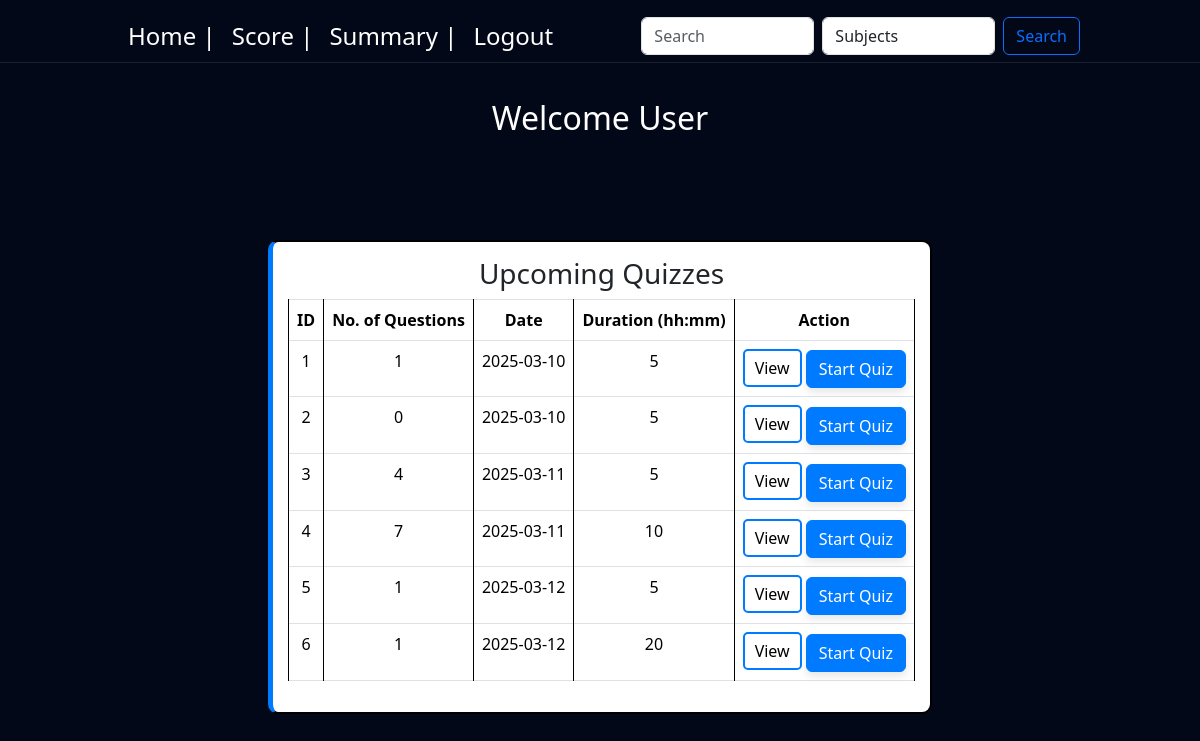
/user_dashboard, run on an earlier commit of the app's database.
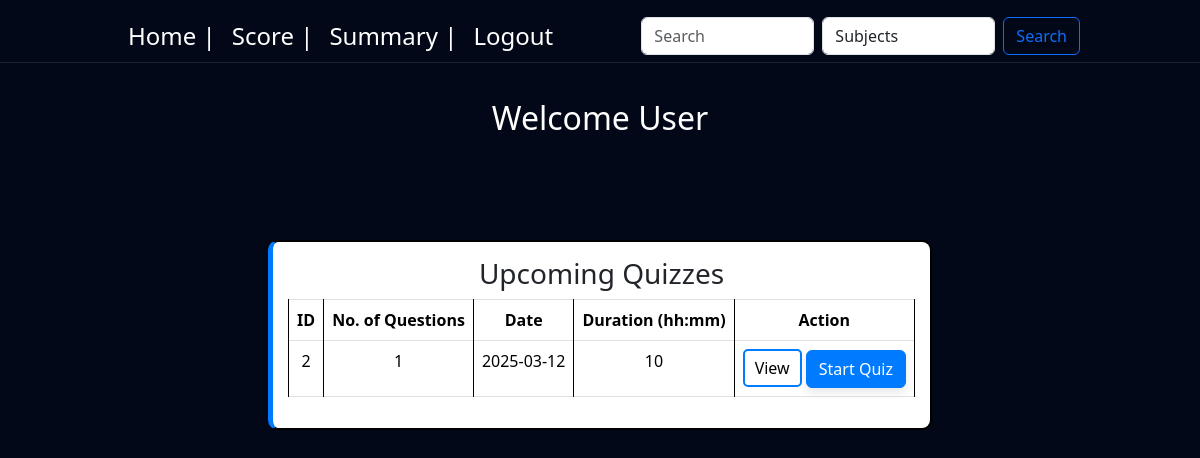
And on a later commit of the database.
### controller/models.py (models this page shows)
class Quiz(db.Model):
    id = db.Column(db.Integer, primary_key=True, autoincrement=True)
    title = db.Column(db.String(255), nullable=False)
    chapter_id = db.Column(db.Integer, db.ForeignKey('chapter.id'), nullable=False)
    date_of_quiz = db.Column(db.Date, nullable=False)
    time_duration = db.Column(db.Integer, nullable=False)
    time_start = db.Column(db.Time, nullable=False)
    remarks = db.Column(db.String(500))
    questions = db.relationship('Question', backref='quiz', lazy=True)
    scores = db.relationship('Score', backref='quiz', lazy=True)

### controller/routes.py (the view)
@app.route('/user_dashboard')
def user_dashboard():
    question_count_subquery = db.session.query(
    Question.quiz_id, func.count(Question.id).label("question_count")
).group_by(Question.quiz_id).subquery()
    quizzes = db.session.query(
        Quiz.id,
        Quiz.title,
        Chapter.name.label("chapter_name"),
        Subject.name.label("subject_name"),
        Quiz.date_of_quiz,
        Quiz.time_duration,
        func.coalesce(question_count_subquery.c.question_count, 0).label("question_count")  # Ensure 0 for empty quizzes
    ).join(Chapter, Quiz.chapter_id == Chapter.id) \
    .join(Subject, Chapter.subject_id == Subject.id) \
    .outerjoin(question_count_subquery, Quiz.id == question_count_subquery.c.quiz_id) \
    .all()
    return render_template('user_dashboard.html', quizzes=quizzes, user = current_user)

### templates/user_dashboard.html (shortened to what this page needs)
<!DOCTYPE html>
<html lang="en">
  <head>
    <link
      href="https://cdn.jsdelivr.net/npm/bootstrap@5.3.3/dist/css/bootstrap.min.css"
      rel="stylesheet"
    />
    <link rel="stylesheet" href="{{ url_for('static', filename='styles.css') }}" />
  </head>
  <body>
    {% include 'navbar2.html' %}
    <div class="background">
      <div class="heading-sec">
        <h2>Welcome User</h2>
      </div>
      <div class="container">
        <div class="subjects-container">
          <div class="quiz-box">
            <h3>Upcoming Quizzes</h3>
            <table class="table table-bordered">
              <thead>
                <tr>
                  <th>ID</th>
                  <th>No. of Questions</th>
                  <th>Date</th>
                  <th>Duration (hh:mm)</th>
                  <th>Action</th>
                </tr>
              </thead>
              <tbody>
                {% for quiz in quizzes %}
                <tr>
                  <td>{{ quiz.id }}</td>
                  <td>{{ quiz.question_count }}</td>
                  <td>{{ quiz.date_of_quiz }}</td>
                  <td>{{ quiz.time_duration }}</td>
                  <td>
                    <button
                      class="view-btn"
                      onclick="viewQuizDetails('{{ quiz.id }}', '{{ quiz.subject_name }}', '{{ quiz.chapter_name }}', '{{ quiz.question_count }}', '{{ quiz.date_of_quiz }}', '{{ quiz.time_duration }}')">
                      View
                    </button>
                    <a href="{{ url_for('quiz', quiz_id=quiz.id) }}" class="btn btn-primary">
                      Start Quiz
                    </a>
                  </td>
                </tr>
                {% endfor %}
              </tbody>
            </table>
          </div>
        </div>
      </div>
    </div>
  </body>
</html>

What changed in the data, as far as the page shows it:
removed Quiz: id "1", question_count "1", date_of_quiz "2025-03-10", time_duration "5"
removed Quiz: id "3", question_count "4", date_of_quiz "2025-03-11", time_duration "5"
removed Quiz: id "4", question_count "7", date_of_quiz "2025-03-11", time_duration "10"
removed Quiz: id "5", question_count "1", date_of_quiz "2025-03-12", time_duration "5"
removed Quiz: id "6", question_count "1", date_of_quiz "2025-03-12", time_duration "20"
changed Quiz: question_count "0" → "1"; date_of_quiz "2025-03-10" → "2025-03-12"; time_duration "5" → "10"
